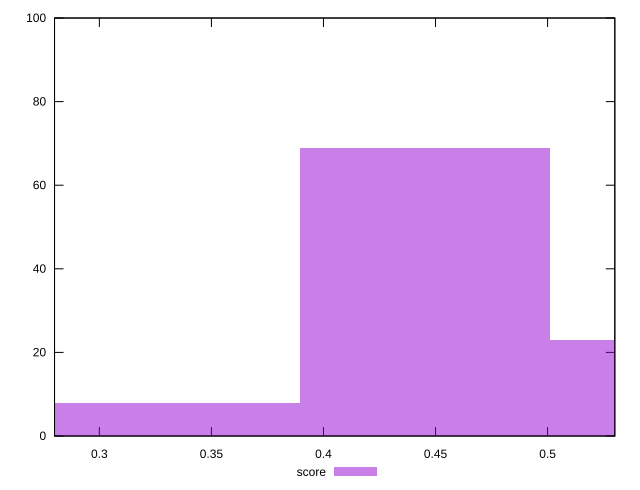

Here is the gnuplot script that generated this plot:
reset

$score <<EOF
0.4453819274882137 69
0.5567274093602671 23
0.3340364456161603 8
EOF

set key outside below
set boxwidth 0.11134548187205343
set xrange [0.28:0.53]
set yrange [0:100]
set trange [0:100]
set style fill transparent solid 0.5 noborder
set terminal svg size 640, 490 enhanced background rgb 'white'
set output "report_00015_2021-02-09T16-11-33.973Z/first-cpu-idle/samples/pages+cached+noadtech+nomedia/score/histogram.svg"

plot $score title "score" with boxes

reset
